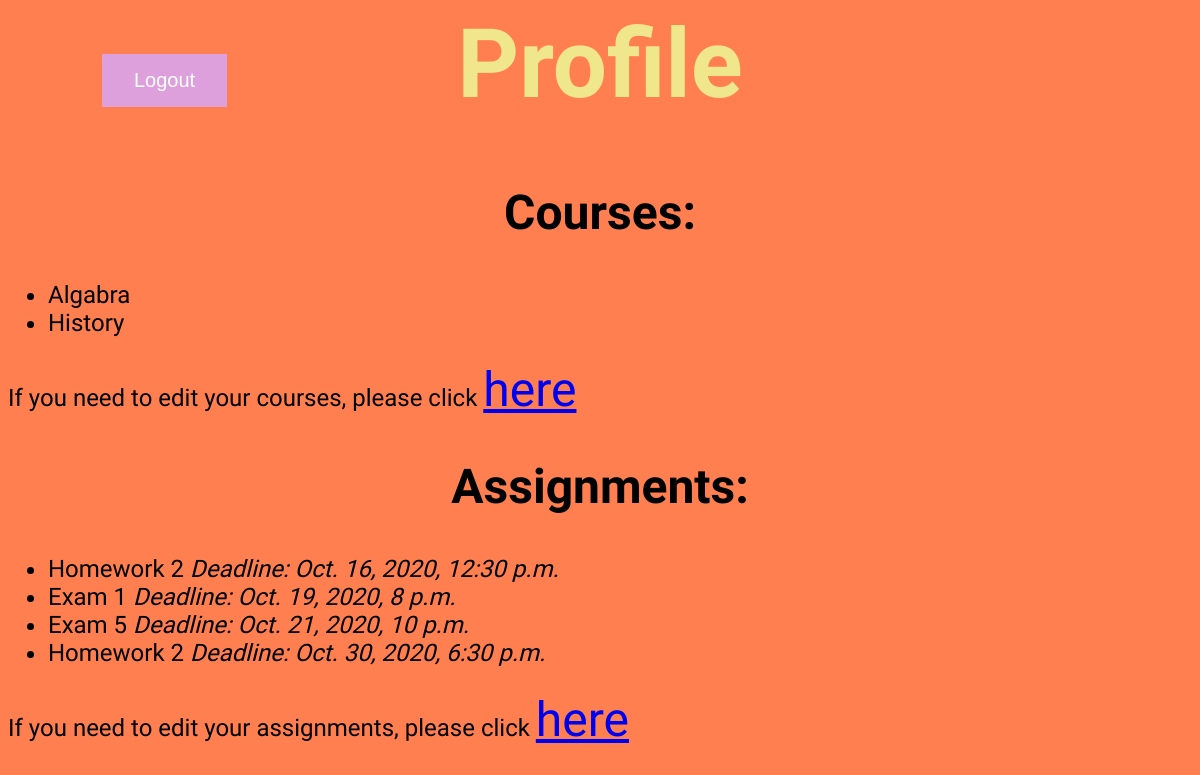
Page /scheduler/profile (signed in) on the committed database.
### scheduler/models.py (models this page shows)
class Course(models.Model):
    user = models.ForeignKey(User, on_delete=models.CASCADE)
    coursename = models.CharField(max_length=50, blank=True)

class Assignment(models.Model):
    user = models.ForeignKey(User, on_delete=models.CASCADE, null=True)
    course = models.ForeignKey(Course, on_delete=models.CASCADE)
    Homework = 'HW'
    Quiz = 'QZ'
    Exam = 'EX'
    Assignment_Type_Choices = [
        (Homework, 'Homework'),
        (Quiz, 'Quiz'),
        (Exam, 'Exam'),
    ]
    assignment_type = models.CharField(
        max_length=2,
        choices=Assignment_Type_Choices,
        default=Homework,
    )
    assignment_name = models.CharField(max_length=25, blank=True)
    deadline = models.DateTimeField()
    time_to_complete_estimate = models.FloatField(default = 1.0)
    scheduled = models.BooleanField(default=False)

### scheduler/views.py (the view)
# urls.py: path('profile', views.profile, name = 'profile'),
@login_required(login_url='/scheduler/')
def profile(request):
    today = datetime.today()
    context = {
        'course_name_list': request.user.course_set.all(),
        'course_name_count': request.user.course_set.count(),
        'assignment_list': request.user.assignment_set.filter(deadline__gte=today).order_by('deadline'),
    }
    return render(request, 'scheduler/profile.html', context)

### scheduler/templates/scheduler/profile.html (shortened to what this page needs)
{% load static %}
<link rel="stylesheet" type="text/css" href="{% static 'scheduler/style.css' %}">
<h1>Profile</h1>
<h2>
Courses:
</h2>
<ul>
{% for course in course_name_list %}
<li>{{course.coursename}}</li>
{% endfor %}
</ul>
<p>If you need to edit your courses, please click <a href ="{% url 'edit_courses' %}">here</a></p>
<h2>
Assignments:
</h2>
<ul>
{% for assignment in assignment_list %}
<li>{{assignment.assignment_name}} <em>Deadline: {{assignment.deadline}}</em></li>
{% endfor %}
</ul>
<p>If you need to edit your assignments, please click <a href ="{% url 'edit_assignments' %}">here</a></p>
{% if user.is_authenticated %}
<a href="#" onClick="document.getElementById('logoutform').submit()"><button type="button" style="position: absolute;left: 100px;top: 50px;
background-color: #DDA0DD;
border: none;
color: white;
padding: 15px 32px;
text-align: center;
text-decoration: none;
display: inline-block;
font-size: 20px;
margin: 4px 2px;
cursor: pointer;">Logout</button></a>
{% endif %}

### scheduler/static/scheduler/style.css (style rules this page uses)
h1 { color: khaki; text-align: center; font-family: Oswald; font-size: 96px; }
h2 { text-align: center; font-family: Oswald; font-size: 48px; }
p { font-family: Oswald; font-size: 24px; }
a { font-family: Oswald; font-size: 48px; }
ul { font-family: Oswald; font-size: 24px; }

### rows in the picture
Course: coursename "Algabra"
Course: coursename "History"
Assignment: assignment_name "Homework 2", deadline "Oct. 16, 2020, 12:30 p.m."
Assignment: assignment_name "Exam 1", deadline "Oct. 19, 2020, 8 p.m."
Assignment: assignment_name "Exam 5", deadline "Oct. 21, 2020, 10 p.m."
Assignment: assignment_name "Homework 2", deadline "Oct. 30, 2020, 6:30 p.m."
